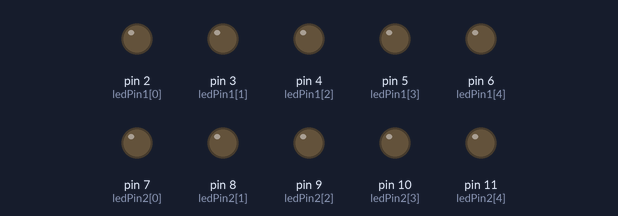
Bench run of a sketch on a simulated Arduino Uno, built with avr-gcc and run on an emulated ATmega328P. Parts: output pins drawn as LEDs (lit = HIGH).

Above: at 0.05 s.
At 0.55 s:
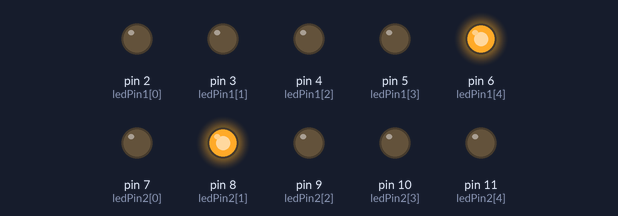
At 1.05 s:
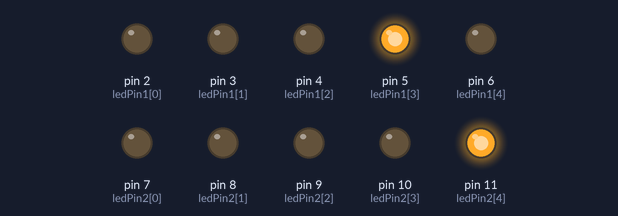
At 2.35 s:
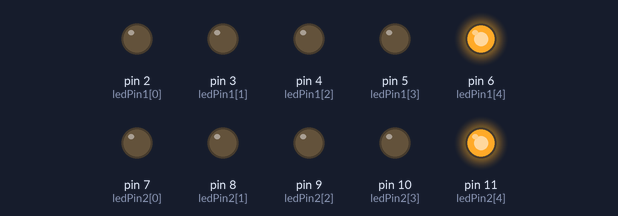
At 4.9 s:
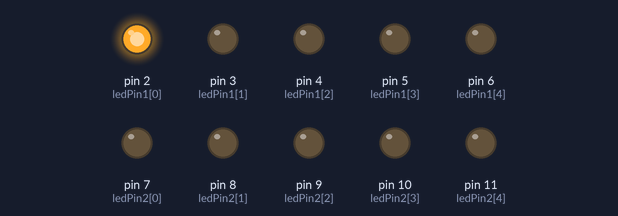
At 6.95 s:
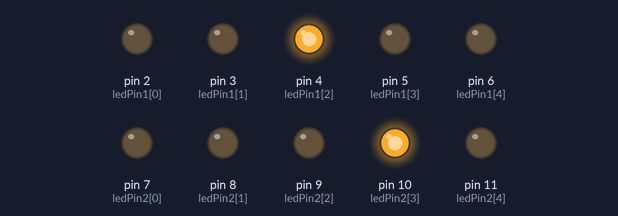
Timing chart, 0 to 7.2 s (numbered marks = the images above):
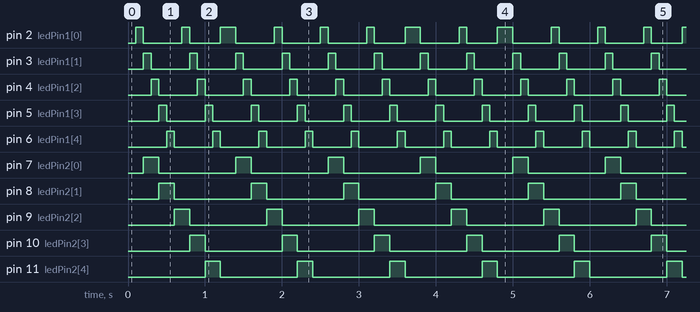

The sketch:

NhapNha2ChuoiLedDocLap.ino
```cpp
int ledPin1[5] = {2,3,4,5,6};
int ledPin2[5] ={7,8,9,10,11};
int vtr1 =0,vtr2 =0;
long unsigned t1=0, t2=0;
void setup()
{
  for(int i=0;i<5;i++)
  {
    pinMode(ledPin1[i],OUTPUT);
  }
  for(int i=0;i<5;i++)
  {
    pinMode(ledPin2[i],OUTPUT);
  }
}

void loop()
{
  if(millis()-t1>=100)
  {
    t1 = millis();
    for(int i=0;i<5;i++)
    {
      digitalWrite(ledPin1[i],0);
    }
    digitalWrite(ledPin1[vtr1],1);
    vtr1++;
    if(vtr1>5) vtr1 =0;
  }
  if(millis()-t2>=200)
  {
    t2 = millis();
    for(int i=0;i<5;i++)
    {
      digitalWrite(ledPin2[i],0);
    }
    digitalWrite(ledPin2[vtr2],1);
    vtr2++;
    if(vtr2>5) vtr2 =0;
  }
}
```

Measured:
- by itself, pin 2 (ledPin1[0]): moves between LOW and HIGH, repeating every 5.4 s
- by itself, pin 3 (ledPin1[1]), pin 4 (ledPin1[2]), pin 5 (ledPin1[3]), pin 6 (ledPin1[4]): alternates HIGH for 0.10 s and LOW for 0.50 s
- by itself, pin 7 (ledPin2[0]), pin 8 (ledPin2[1]), pin 9 (ledPin2[2]), pin 10 (ledPin2[3]), pin 11 (ledPin2[4]): alternates HIGH for 0.20 s and LOW for 1.0 s
